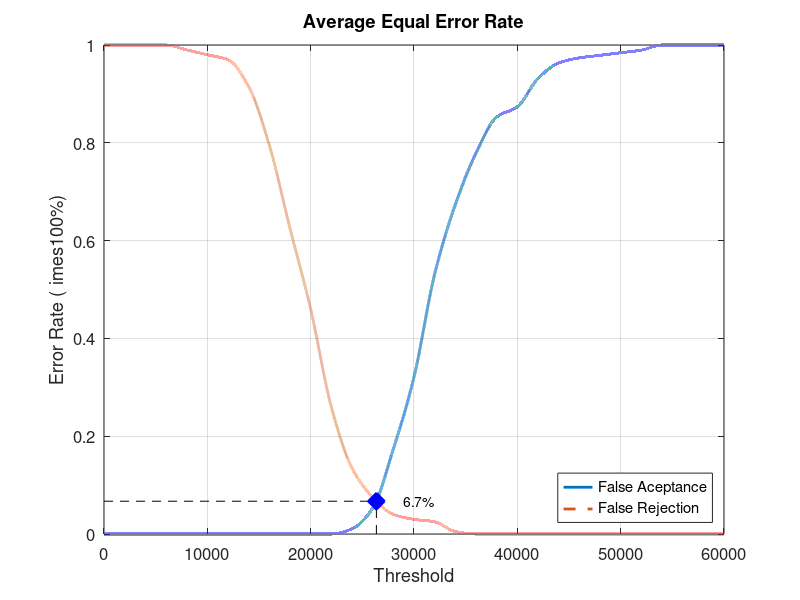
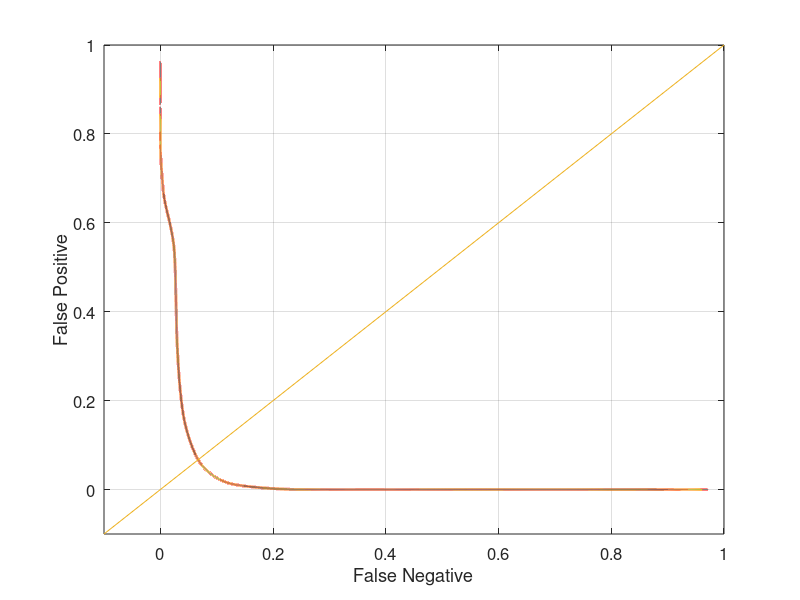

Reproduce these figures in MATLAB, in order.
close all;
clear;
clc;
x = 0:2000:60000;
xq = 0:0.5:60000;

y0 = [0 0 0 0 0 0 0 0 0 0 0 0 0.0105263 0.0526316 0.173684 0.321053 0.531579 0.673684 0.778947 0.852632 0.873684 0.931579 0.963158 0.973684 0.978947 0.984211 0.989474 1 1 1 1]
yy0 = interp1(x, y0, xq, 'pchip');
y1 = [1 1 1 1 0.99 0.98 0.97 0.915 0.795 0.625 0.46 0.26 0.135 0.075 0.04 0.03 0.025 0.005 0 0 0 0 0 0 0 0 0 0 0 0 0]
yy1 = interp1(x, y1, xq, 'pchip');

% Calculating EER: 
y2 = abs(y0 - y1);
find(y2 == min(y2))
yy2 = abs(yy0 - yy1);
xEER = find(yy2 == min(yy2));
xEERIndex = xq(xEER) % X-axis EER
yEER = yy0(xEER) % Y-axis EER

main = figure
plot(xq, yy0,'-','LineWidth', 2);	hold on
plot(xq, yy1,'--','LineWidth', 2);	hold on
plot([xEERIndex xEERIndex], [0 yEER], 'k--');	hold on
plot([0 xEERIndex], [yEER yEER], 'k--');	hold on
plot(xEERIndex, yEER, 'bx', 'LineWidth', 10);	hold on
text(xEERIndex + 10 * xEERIndex / 100, yEER, [num2str(round((10000 * yEER)) / 100) '%'])
legend('False Aceptance', 'False Rejection', 'Location', 'SouthEast')
xlabel('Threshold')
ylabel('Error Rate (	imes100%)')
title('Average Equal Error Rate')
set(gca, 'FontSize', 12)
axis([0 60000 0 1])
grid on

print(main, 'Database5_4Main', '-dpng');
FNRxFPR = figure('Color', [1 1 1]);
plot(yy1, yy0, '-', yy1, yy0, 'LineWidth', 2);
hold on
y = -0.1:0.1:1
plot(y, y); 
set(gca, 'FontSize', 12)
xlabel('False Negative')
ylabel('False Positive')
axis([-0.1 1 -0.1 1])
set(gca, 'FontSize', 12)
grid on

print(FNRxFPR, 'Database5_4FNRxFPR','-dpng');
